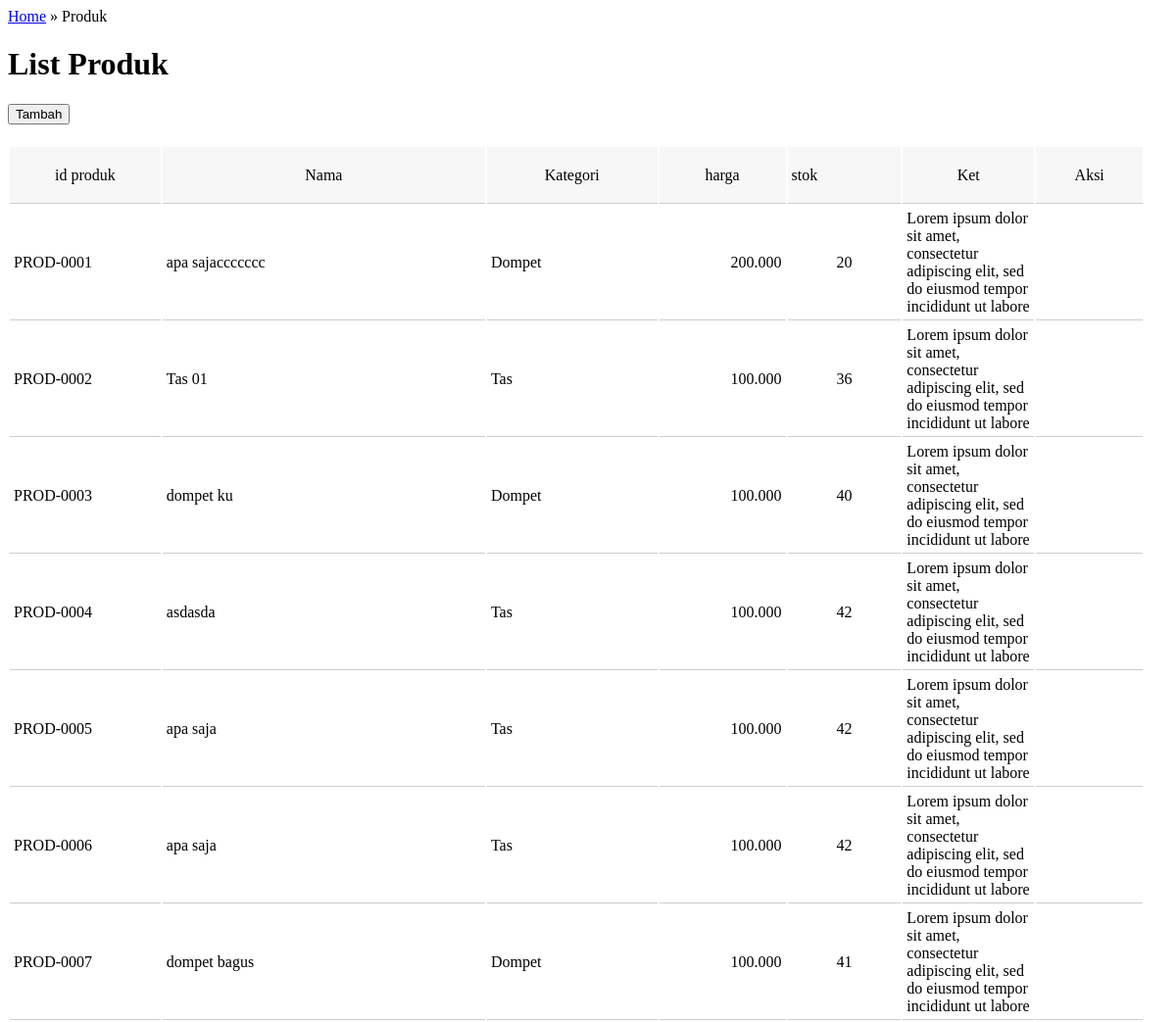
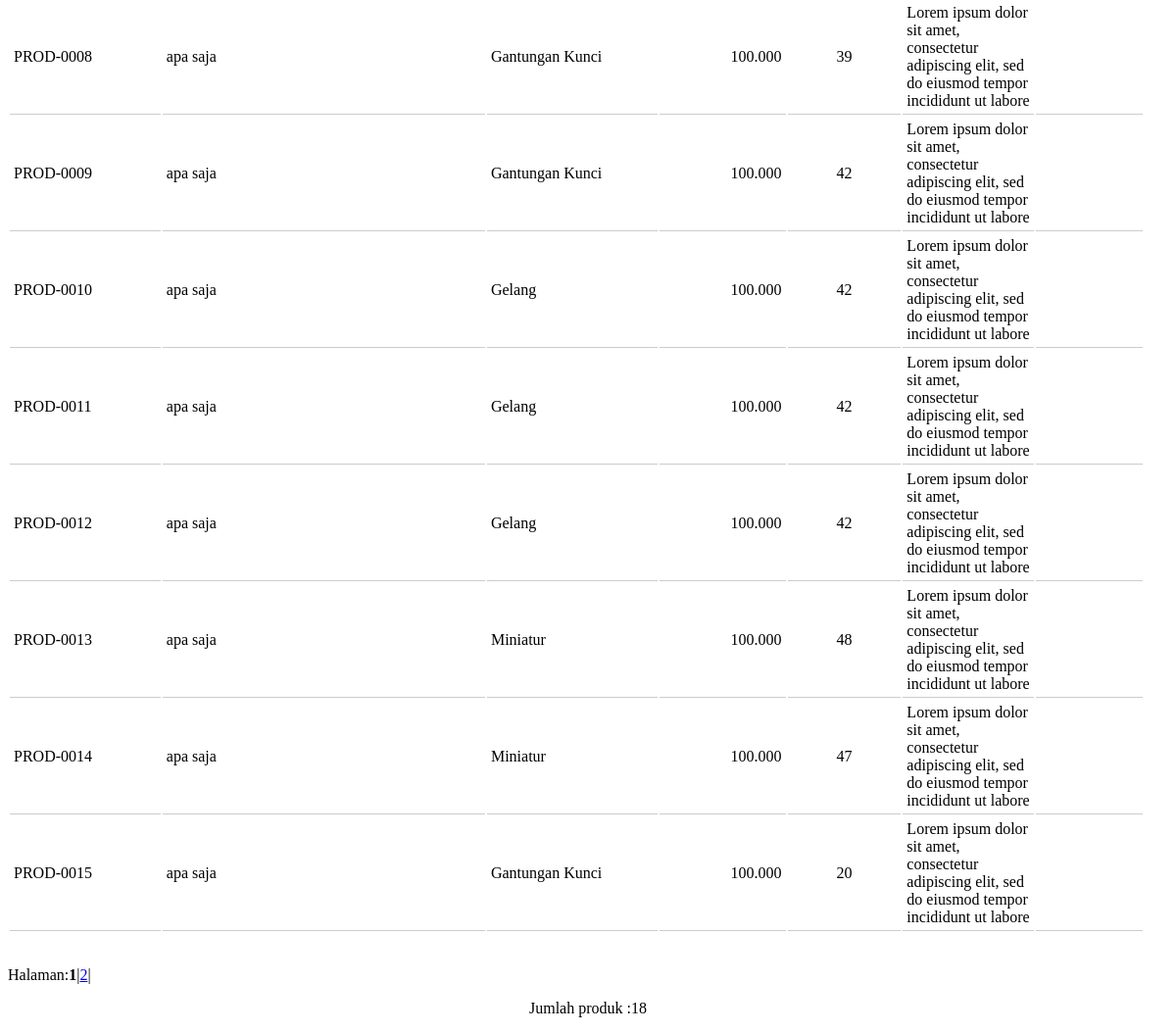
/admin/produk/produk.php, run on the app's committed database (2 pictures, top to bottom).
### tables this page shows
CREATE TABLE `produk` (
  `id_produk` varchar(20) NOT NULL,
  `id_kategori` int(10) NOT NULL,
  `nm_produk` varchar(100) NOT NULL,
  `harga_produk` double NOT NULL,
  `stok_produk` int(5) NOT NULL,
  `ket_produk` text NOT NULL,
  `tgl_simpan` datetime NOT NULL
);

CREATE TABLE `kategori_produk` (
  `id_kategori` int(11) NOT NULL,
  `nm_kategori` varchar(50) NOT NULL,
  `ket_kategori` text NOT NULL
);

### admin/produk/produk.php (the view, shortened to what this page needs)
<div class="col10 scrumb"><a href="home.php">Home</a> &raquo; Produk </div>
	<div class="tab-container">
<div class="tab tab-1">
				<h1>List Produk</h1>
				<p>
<h1><a href="home.php?page=tambah_produk"><button class="btn btn-blue"><i class="fa fa-plus"></i> Tambah</button></a></h1>
<table class="my-table">
  <thead>
  <tr>
    <td width="85" height="58"><div align="center">id produk</div></td>
    <td width="191"><div align="center">Nama</div></td>
    <td width="97"><div align="center">Kategori</div></td>
    <td width="70"><div align="center">harga</div></td>
    <td width="62">stok</td>
    <td width="67"><div align="center">Ket</div></td>
    <td><div align="center">Aksi</div></td>
    </tr>
    </thead>
<?php
$batas=15;
$halaman=isset($_GET['halaman'])?$_GET['halaman']:'';
if(empty($halaman))
{
$posisi=0;
$halaman=1;
}
else
{
$posisi=($halaman-1)*$batas;
}
$tampil="select*from produk a inner join kategori_produk b on a.id_kategori=b.id_kategori group by a.id_produk LIMIT $posisi,$batas";
$hasil=mysql_query($tampil);
while($row=mysql_fetch_array($hasil))
{
 ?>
 <tr>
      <td height="32"><div align="left"> <?php echo $row['id_produk']; ?></div><div align="center"></div></td>
    <td><div align="left"><?php echo $row['nm_produk']; ?></div></td>
    <td><?php echo $row['nm_kategori']; ?></td>
    <td><div align="right"><?php echo number_format($row['harga_produk'],0,'.','.'); ?></div></td>
    <td><div align="center"><?php echo $row['stok_produk']; ?></div></td>
    <td><div align="left"><?php echo substr($row['ket_produk'],0,100); ?></div></td>
    <td width="58"></td>
    </tr>
   <?php } ?>
</table>
  <p>
  <?php
	echo"<br>Halaman:";
	$tampil2="select*from produk a inner join kategori_produk b on a.id_kategori=b.id_kategori group by a.id_produk";
	$hasil2=mysql_query($tampil2);
	$jmldata=mysql_num_rows($hasil2);
	$jmlhalaman=ceil($jmldata/$batas);
	for($i=1;$i<=$jmlhalaman;$i++)
	if($i!=$halaman)
	{
	echo"<a href=home.php?page=produk&halaman=$i>$i</a>|";
	}
	else
	{
	echo"<b>$i</b>|";
	}
	?>
</p> <center> Jumlah  produk	:<?php echo $jmldata;?></center>
                </p>
			</div>
</div>

### admin/produk/produk.php (style rules this page uses)
.my-table { width:98%; }
.my-table thead { background-color:#f7f7f7; }
.my-table td { padding:4px 4px; border-bottom:1px #CCC solid; }

### data on the page
produk: id_produk "PROD-0001", nm_produk "apa sajaccccccc", id_kategori.nm_kategori "Dompet", harga_produk "200.000", stok_produk "20", ket_produk "Lorem ipsum dolor sit amet, consectetur adipiscing elit, sed do eiusmod tempor incididunt ut labore"
produk: id_produk "PROD-0002", nm_produk "Tas 01", id_kategori.nm_kategori "Tas", harga_produk "100.000", stok_produk "36", ket_produk "Lorem ipsum dolor sit amet, consectetur adipiscing elit, sed do eiusmod tempor incididunt ut labore"
produk: id_produk "PROD-0003", nm_produk "dompet ku", id_kategori.nm_kategori "Dompet", harga_produk "100.000", stok_produk "40", ket_produk "Lorem ipsum dolor sit amet, consectetur adipiscing elit, sed do eiusmod tempor incididunt ut labore"
produk: id_produk "PROD-0004", nm_produk "asdasda", id_kategori.nm_kategori "Tas", harga_produk "100.000", stok_produk "42", ket_produk "Lorem ipsum dolor sit amet, consectetur adipiscing elit, sed do eiusmod tempor incididunt ut labore"
produk: id_produk "PROD-0005", nm_produk "apa saja", id_kategori.nm_kategori "Tas", harga_produk "100.000", stok_produk "42", ket_produk "Lorem ipsum dolor sit amet, consectetur adipiscing elit, sed do eiusmod tempor incididunt ut labore"
produk: id_produk "PROD-0006", nm_produk "apa saja", id_kategori.nm_kategori "Tas", harga_produk "100.000", stok_produk "42", ket_produk "Lorem ipsum dolor sit amet, consectetur adipiscing elit, sed do eiusmod tempor incididunt ut labore"
produk: id_produk "PROD-0007", nm_produk "dompet bagus", id_kategori.nm_kategori "Dompet", harga_produk "100.000", stok_produk "41", ket_produk "Lorem ipsum dolor sit amet, consectetur adipiscing elit, sed do eiusmod tempor incididunt ut labore"
produk: id_produk "PROD-0008", nm_produk "apa saja", id_kategori.nm_kategori "Gantungan Kunci", harga_produk "100.000", stok_produk "39", ket_produk "Lorem ipsum dolor sit amet, consectetur adipiscing elit, sed do eiusmod tempor incididunt ut labore"
produk: id_produk "PROD-0009", nm_produk "apa saja", id_kategori.nm_kategori "Gantungan Kunci", harga_produk "100.000", stok_produk "42", ket_produk "Lorem ipsum dolor sit amet, consectetur adipiscing elit, sed do eiusmod tempor incididunt ut labore"
produk: id_produk "PROD-0010", nm_produk "apa saja", id_kategori.nm_kategori "Gelang", harga_produk "100.000", stok_produk "42", ket_produk "Lorem ipsum dolor sit amet, consectetur adipiscing elit, sed do eiusmod tempor incididunt ut labore"
produk: id_produk "PROD-0011", nm_produk "apa saja", id_kategori.nm_kategori "Gelang", harga_produk "100.000", stok_produk "42", ket_produk "Lorem ipsum dolor sit amet, consectetur adipiscing elit, sed do eiusmod tempor incididunt ut labore"
produk: id_produk "PROD-0012", nm_produk "apa saja", id_kategori.nm_kategori "Gelang", harga_produk "100.000", stok_produk "42", ket_produk "Lorem ipsum dolor sit amet, consectetur adipiscing elit, sed do eiusmod tempor incididunt ut labore"
produk: id_produk "PROD-0013", nm_produk "apa saja", id_kategori.nm_kategori "Miniatur", harga_produk "100.000", stok_produk "48", ket_produk "Lorem ipsum dolor sit amet, consectetur adipiscing elit, sed do eiusmod tempor incididunt ut labore"
produk: id_produk "PROD-0014", nm_produk "apa saja", id_kategori.nm_kategori "Miniatur", harga_produk "100.000", stok_produk "47", ket_produk "Lorem ipsum dolor sit amet, consectetur adipiscing elit, sed do eiusmod tempor incididunt ut labore"
produk: id_produk "PROD-0015", nm_produk "apa saja", id_kategori.nm_kategori "Gantungan Kunci", harga_produk "100.000", stok_produk "20", ket_produk "Lorem ipsum dolor sit amet, consectetur adipiscing elit, sed do eiusmod tempor incididunt ut labore"

### other printed values
$jmldata "18"
